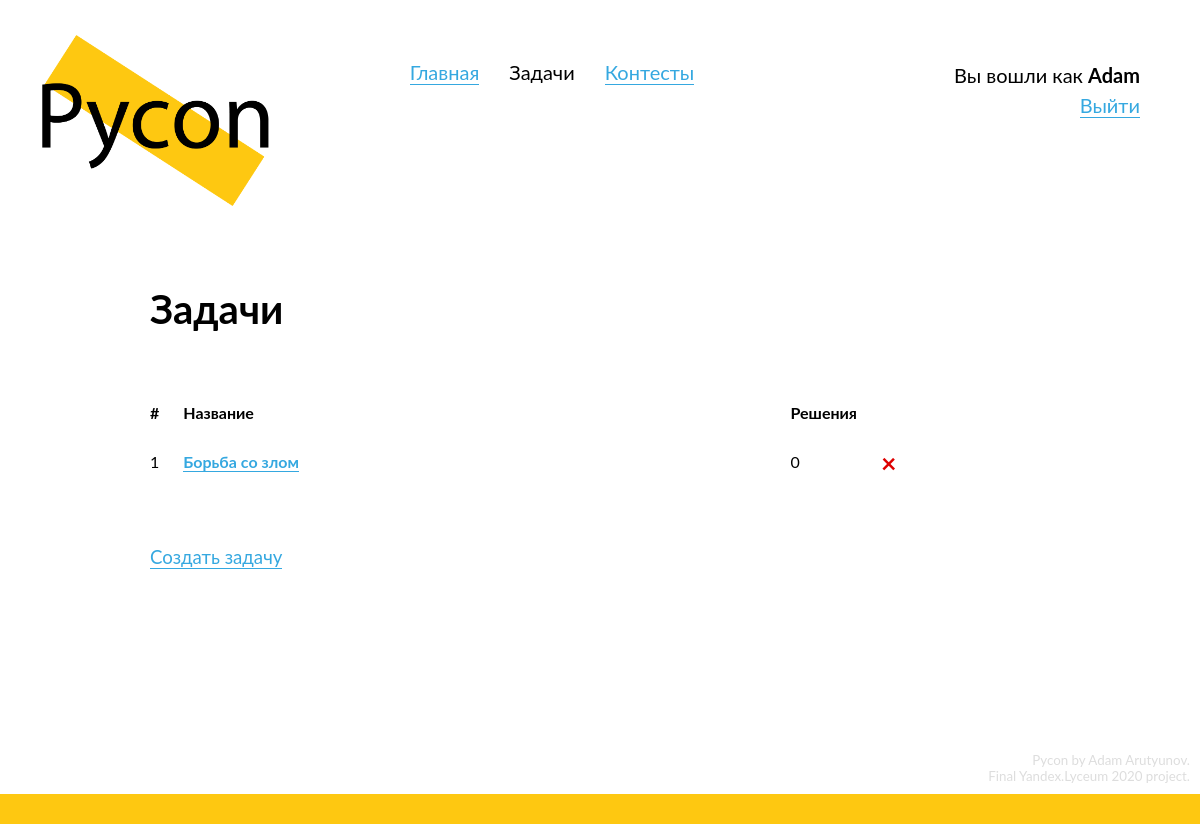
Page /problems (signed in) on the committed database.
### data/models/user.py (models this page shows, shortened)
class User(SqlAlchemyBase, UserMixin, SerializerMixin):
    __tablename__ = 'users'
    id = Column(Integer, primary_key=True, autoincrement=True)
    login = Column(String, nullable=True)
    email = Column(String, index=True, unique=True, nullable=False)
    hashed_password = Column(String, nullable=True)
    role = Column(Integer, default=0)
    submissions = orm.relation("Submission", back_populates='submitter')
    def is_admin(self):
        if self.role == 1:
            return True
        return False
    @property
    def solved_problems(self):
        return list(map(lambda x: x.problem, filter(lambda x: x.solved, self.problems)))
    @property
    def unsolved_problems(self):
        return list(map(lambda x: x.problem, filter(lambda x: not x.solved, self.problems)))

### data/models/problem.py (models this page shows, shortened)
class Problem(SqlAlchemyBase, SerializerMixin):
    __tablename__ = 'problems'
    id = Column(Integer, primary_key=True, autoincrement=True)
    name = Column(String, nullable=True)
    situation = Column(String, nullable=False)
    input_data = Column(String, nullable=True)
    output_data = Column(String, nullable=True)
    tests = orm.relation("Test", back_populates='problem')
    time_limit = Column(Integer, nullable=True)
    memory_limit = Column(Integer, nullable=True)
    @property
    def users_solved(self):
        return list(map(lambda x: x.user, filter(lambda x: x.solved, self.users)))

### Pycon.py (the view)
@app.route('/problems')
def problems():
    session = db_session.create_session()
    problems = session.query(Problem).order_by(Problem.id.desc()).all()
    return render_template('problems.html', title="Задачи",
                           problems=problems)

### Pycon.py (called while the page is built)
@login_manager.user_loader
def load_user(user_id):
    session = db_session.create_session()
    return session.query(User).get(user_id)

### data/db_session.py (called while the page is built)
def create_session() -> Session:
    global __scoped_session
    return __scoped_session

### templates/problems.html (shortened to what this page needs)
{% extends "base.html" %}
{% block content %}
  <div class="content-header">
    <h2>
      Задачи
    </h2>
  </div>
  <div class="content-block">
    {% if problems %}
      <table class="submissions-table">
        <tr>
          <th class="id-td">
            <span>
              #
            </span>
          </th>
          <th class="problemname-td">
            <span>
              Название
            </span>
          </th>
          <th class="solutions-td">
            <span>
              Решения
            </span>
          </th>
        </tr>
        {% for problem in problems %}
          <tr>
              <td class="id-td">
              </div>
              {{ problem.id }}
            <td class="problemname-td">
              <a href="/problems/{{ problem.id }}">{{ problem.name }}</a>
            </td>
            <td class="solutions-td">
              {{ problem.users_solved|length }}
            </td>
            {% if current_user.is_authenticated and current_user.is_admin() %}
              <td class="id-td">
                <a class="alert-danger delete-button" href="/problems/{{ problem.id }}/delete">
                  ×
                </a>
              </td>
            {% endif %}
        {% endfor %}
    {% endif %}
  {% if current_user.is_authenticated and current_user.is_admin() %}
    <div class="normal-block" id="admin-features">
      <a href="/problems/create" class="list">
        Создать задачу
      </a>
    </div>
  {% endif %}
{% endblock %}

### templates/base.html (shortened to what this page needs)
<!doctype html>
<html lang="en">
  <head>
      <link rel="stylesheet" type="text/css" href="/static/css/style.css">
      <link href="/static/css/codemirror.css" rel="stylesheet">
  </head>
<body>
  <header>
      <a href="/" style="border: none;">
        <div id="logo">
          <img src="/static/img/logo.png">
        </div>
      </a>
      <div id="header-links">
      </div>
      <div id="login-block">
        {% if current_user.is_authenticated %}
          Вы вошли как <b>{{ current_user.login }}</b><br>
        {% else %}
          <script>
            document.write(`<a href="/login?next=${path}">Войти</a><br>`)
          </script>
          <a href="/register">Зарегистрироваться</a>
        {% endif %}
      </div>
  </header>
  <main role="main" id="main">
      {% block content %}{% endblock %}
  </main>
  <footer>
    <div id="credits">
      Pycon by Adam Arutyunov.<br>
      Final Yandex.Lyceum 2020 project.<br>
    </div>
    <div id="footer-div"></div>
  </footer>
</body>
</html>

### static/css/style.css (style rules this page uses)
* { margin: 0; padding: 0; position: relative; }
html { height: 100%; }
:root { --primary-color: #FEC811; --light-grey: #D0D0D0; --very-light-grey: #ECECEC; }
body { position: relative; font-family: "Lato"; font-size: 14pt; min-height: 100%; }
img { width: 100%; }
footer { position: absolute; bottom: 0; width: 100%; }
a { text-decoration: none; color: #35A8E0; border-bottom: 1px solid #35A8E0; }
a.alert-danger { border-color: #DD0000; }
a.list { margin: 5px 0; display: inline-block; }
h2 { font-size: 30pt; margin-bottom: 50px; }
td, th { position: relative; vertical-align: top; border: none; }
th { padding-bottom: 10px; text-align: left; font-weight: bold; }
table { border: none; border-spacing: 2vw 20px; margin-left: -2vw; width: 100%; font-size: 12pt; }
table a { font-weight: bold; }
.content-block { margin-top: 25px; margin-bottom: 50px; }
.content-header { margin-bottom: 50px; }
.alert-danger { color: #DD0000; }
.normal-block { margin: 50px 0; }
.id-td { width: 1px; overflow: visible; }
.solutions-td { width: 1px; }
.delete-button { border: none; position: absolute; top: -5px; font-size: 20pt; }
#login-block { display: inline-block; vertical-align: top; margin-top: 60px; float: right; margin-right: 60px; text-align: right; font-size: 15pt; line-height: 1.5; }
#footer-div { height: 30px; background-color: var(--primary-color); }
#credits { font-size: 10pt; color: #DDD; margin: 10px; text-align: right; }
#logo { width: 20%; margin-left: 35px; margin-top: 35px; display: inline-block; }
#main { margin-top: 75px; margin-left: 150px; width: 65%; min-width: 600px; padding-bottom: 200px; }
#header-links { display: inline-block; margin-left: 130px; margin-top: 60px; vertical-align: top; font-size: 15pt; }

### rows in the picture
User: login "Adam"
Problem: id "1", name "Борьба со злом", users_solved|length "0"
